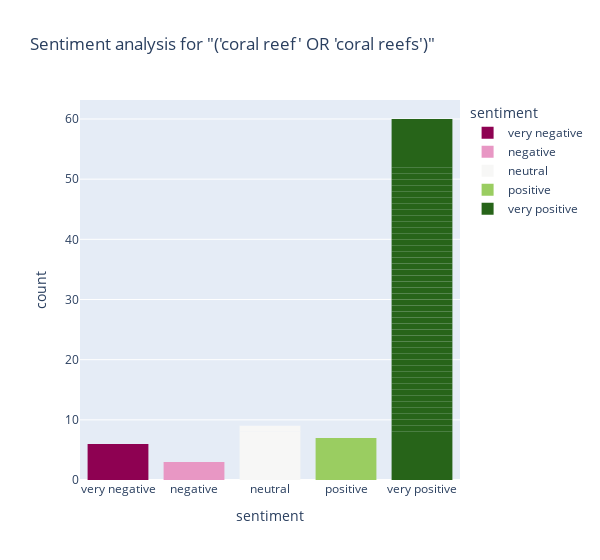

The cell this chart's notebook holds for it:
### Markdown cell above
### Do another analysis around Indonesia and surrounding countries

### Code cell
find_tweets(q,geocode='2.512251,126.173008,5000km')

### Figure 1 — Plotly figure (JSON) as saved in the notebook; plotly's stock layout.template omitted (floating-point values rounded to 4 significant figures)
{"data": [{"alignmentgroup": "True", "hovertemplate": "sentiment=%{x}<br>count=%{y}<extra></extra>", "legendgroup": "very negative", "marker": {"color": "#8e0152", "line": {"width": 0}}, "name": "very negative", "offsetgroup": "very negative", "orientation": "v", "showlegend": true, "textposition": "auto", "type": "bar", "x": ["very negative", "very negative", "very negative", "very negative", "very negative", "very negative"], "xaxis": "x", "y": [1, 1, 1, 1, 1, 1], "yaxis": "y"}, {"alignmentgroup": "True", "hovertemplate": "sentiment=%{x}<br>count=%{y}<extra></extra>", "legendgroup": "negative", "marker": {"color": "#e897c4", "line": {"width": 0}}, "name": "negative", "offsetgroup": "negative", "orientation": "v", "showlegend": true, "textposition": "auto", "type": "bar", "x": ["negative", "negative", "negative"], "xaxis": "x", "y": [1, 1, 1], "yaxis": "y"}, {"alignmentgroup": "True", "hovertemplate": "sentiment=%{x}<br>count=%{y}<extra></extra>", "legendgroup": "neutral", "marker": {"color": "#f7f7f6", "line": {"width": 0}}, "name": "neutral", "offsetgroup": "neutral", "orientation": "v", "showlegend": true, "textposition": "auto", "type": "bar", "x": ["neutral", "neutral", "neutral", "neutral", "neutral", "neutral", "neutral", "neutral", "neutral"], "xaxis": "x", "y": [1, 1, 1, 1, 1, 1, 1, 1, 1], "yaxis": "y"}, {"alignmentgroup": "True", "hovertemplate": "sentiment=%{x}<br>count=%{y}<extra></extra>", "legendgroup": "positive", "marker": {"color": "#9acd61", "line": {"width": 0}}, "name": "positive", "offsetgroup": "positive", "orientation": "v", "showlegend": true, "textposition": "auto", "type": "bar", "x": ["positive", "positive", "positive", "positive", "positive", "positive", "positive"], "xaxis": "x", "y": [1, 1, 1, 1, 1, 1, 1], "yaxis": "y"}, {"alignmentgroup": "True", "hovertemplate": "sentiment=%{x}<br>count=%{y}<extra></extra>", "legendgroup": "very positive", "marker": {"color": "#276419", "line": {"width": 0}}, "name": "very positive", "offsetgroup": "very positive", "orientation": "v", "showlegend": true, "textposition": "auto", "type": "bar", "x": ["very positive", "very positive", "very positive", "very positive", "very positive", "very positive", "very positive", "very positive", "very positive", "very positive", "very positive", "very positive", "very positive", "very positive", "very positive", "very positive", "very positive", "very positive", "very positive", "very positive", "very positive", "very positive", "very positive", "very positive", "very positive", "very positive", "very positive", "very positive", "very positive", "very positive", "very positive", "very positive", "very positive", "very positive", "very positive", "very positive", "very positive", "very positive", "very positive", "very positive", "very positive", "very positive", "very positive", "very positive", "very positive", "very positive", "very positive", "very positive", "very positive", "very positive", "very positive", "very positive", "very positive", "very positive", "very positive", "very positive", "very positive", "very positive", "very positive", "very positive"], "xaxis": "x", "y": [1, 1, 1, 1, 1, 1, 1, 1, 1, 1, 1, 1, 1, 1, 1, 1, 1, 1, 1, 1, 1, 1, 1, 1, 1, 1, 1, 1, 1, 1, 1, 1, 1, 1, 1, 1, 1, 1, 1, 1, 1, 1, 1, 1, 1, 1, 1, 1, 1, 1, 1, 1, 1, 1, 1, 1, 1, 1, 1, 1], "yaxis": "y"}], "layout": {"barmode": "relative", "legend": {"title": {"text": "sentiment"}, "tracegroupgap": 0}, "title": {"text": "Sentiment analysis for \"('coral reef' OR 'coral reefs')\""}, "width": 600, "xaxis": {"anchor": "y", "categoryarray": ["very negative", "negative", "neutral", "positive", "very positive"], "categoryorder": "array", "domain": [0, 1], "title": {"text": "sentiment"}}, "yaxis": {"anchor": "x", "domain": [0, 1], "title": {"text": "count"}}}}
